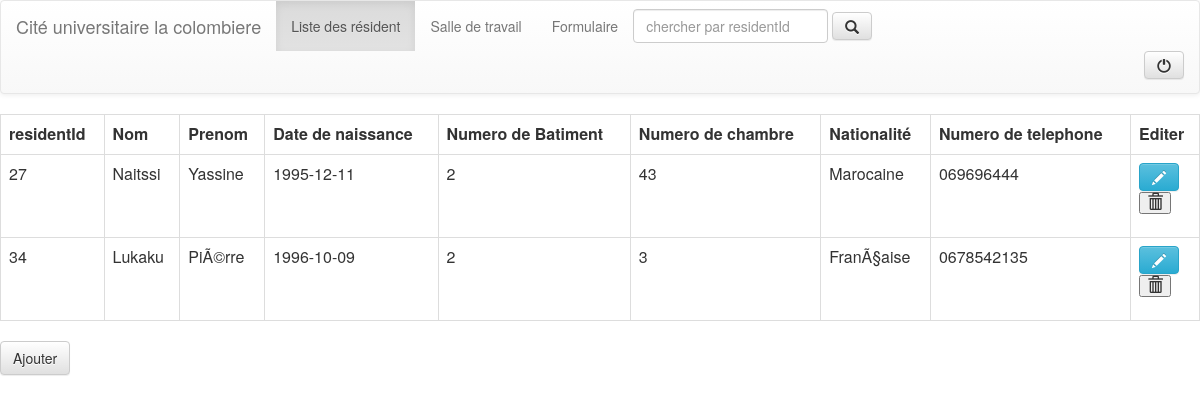
The app's page /controller/resident.php (signed in) with its own data.
### tables this page shows
CREATE TABLE IF NOT EXISTS `resident` (
  `residentId` int(11) NOT NULL AUTO_INCREMENT,
  `Nom` varchar(25) NOT NULL,
  `Prenom` varchar(25) NOT NULL,
  `DatedeNaissance` date DEFAULT NULL,
  `NumeroBat` int(11) NOT NULL,
  `numeroChambre` int(3) DEFAULT NULL,
  `nationalite` varchar(25) DEFAULT NULL,
  `numeroDeTelephone` varchar(15) DEFAULT NULL,
  PRIMARY KEY (`residentId`),
  KEY `FK_Resident_NumeroBat` (`NumeroBat`)
);

### controller/resident.php (called while the page is built, shortened)
<?php
try
{
   $bdd = new PDO('mysql:host='.getenv('OPENSHIFT_MYSQL_DB_HOST').';dbname='.getenv('OPENSHIFT_APP_NAME'), getenv('OPENSHIFT_MYSQL_DB_USERNAME'), getenv('OPENSHIFT_MYSQL_DB_PASSWORD'));
      $bdd->setAttribute(PDO::ATTR_ERRMODE, PDO::ERRMODE_EXCEPTION);
}
catch(Exception $e)
{
        die('Erreur : '.$e->getMessage());
}
?>
<?php
include_once('../model/getResident.php');
$residents = getResident();
include_once('../view/resident.php');

### model/getResident.php (called while the page is built)
<?php
function getResident()
{
    global $bdd;
    $req = $bdd->prepare('SELECT * FROM resident');
    $req->execute();
    $residents = $req->fetchAll();
    return $residents;
}

### view/resident.php (the view, shortened to what this page needs)
<html>
<head>
        <link rel="stylesheet" href="https://maxcdn.bootstrapcdn.com/bootstrap/3.3.4/css/bootstrap.min.css">
        <link rel="stylesheet" href="https://maxcdn.bootstrapcdn.com/bootstrap/3.3.4/css/bootstrap-theme.min.css">
</head>
<body>
<nav class="navbar navbar-default">
  <div class="container-fluid">
    <div class="navbar-header">
      <a class="navbar-brand" href="#">Cité universitaire la colombiere</a>
    </div>
    <div class="collapse navbar-collapse" id="bs-example-navbar-collapse-1">
      <ul class="nav navbar-nav">
        <li class="active"><a href="#" class="text-center new-account" name="lien5" value="resident.php" onclick="self.location.href='resident.php'">Liste des résident <span class="sr-only">(current)</span></a></li>
        <li><a href="#" class="text-center new-account" name="lien5" value="salledetravail.php" onclick="self.location.href='salledetravail.php'">Salle de travail</a></li>
         <li><a href="#" class="text-center new-account" name="lien6" value="listeDeFormulaire.php" onclick="self.location.href='listeDeFormulaire.php'"> Formulaire</a></li>
      </ul>
      <form class="navbar-form navbar-large" action="../controller/resident.php" method="Post">
        <div class="form-group">
          <input type="text" class="form-control" placeholder="chercher par residentId" name="residentId">
        </div>
       <form><input type="hidden" name="submit" value="search"><button type="submit" class="btn btn-default" ><span class="glyphicon glyphicon-search" aria-hidden="true"></span></button></form>
      <ul class="nav navbar-nav navbar-right">
       <form action="../controller/resident.php" method="Post"><input type="hidden" name="submit" value="deconnexion"><button type="submit" class="btn btn-default" ><span class="glyphicon glyphicon-off" aria-hidden="true"></span></button> </form>
          </ul>
    </div>
  </div>
</nav>
 <table class="table table-bordered">
      <tr>
        <th>residentId</th>
        <th>Nom</th>
        <th>Prenom</th>
        <th>Date de naissance</th>
        <th>Numero de Batiment</th>
        <th>Numero de chambre</th>
        <th>Nationalité</th>
        <th>Numero de telephone</th>
        <th>Editer</th>
      </tr>
<?php
foreach($residents as $resident)
{
?>
    <tr>
        <td><?php echo $resident['residentId']; ?></td>
        <td><?php echo $resident['Nom']; ?></td>
        <td><?php echo $resident['Prenom']; ?></td>
        <td><?php echo $resident['DatedeNaissance']; ?></td>
        <td><?php echo $resident['NumeroBat']; ?></td>
        <td><?php echo $resident['numeroChambre']; ?></td>
        <td><?php echo $resident['nationalite']; ?></td>
        <td><?php echo $resident['numeroDeTelephone']; ?></td>
        <td><button type="button" class="btn btn-info btn-md" data-toggle="modal" data-target="#<?php echo $resident['residentId']; ?>"><span class="glyphicon glyphicon-pencil" aria-hidden="true"></span></button>
        <form action="../controller/resident.php" method="post"><input type="hidden" name="submit" value="supprimer"><button type="submit" class="glyphicon glyphicon-trash" aria-hidden="true" name = "<?php echo $resident['residentId']; ?>" value="<?php echo $resident['residentId']; ?>"></form></td>
<?php
}
?>
</tr>
  </table>
  <button type="button" class="btn btn-default" href="#" class="text-center new-account" name="lien1" value="register.php" onclick="self.location.href='register.php'">Ajouter</button>
</body>
</html>

### records on screen
resident: residentId "27", Nom "Naitssi", Prenom "Yassine", DatedeNaissance "1995-12-11", NumeroBat "2", numeroChambre "43", nationalite "Marocaine", numeroDeTelephone "069696444"
resident: residentId "34", Nom "Lukaku", Prenom "PiÃ©rre", DatedeNaissance "1996-10-09", NumeroBat "2", numeroChambre "3", nationalite "FranÃ§aise", numeroDeTelephone "0678542135"
